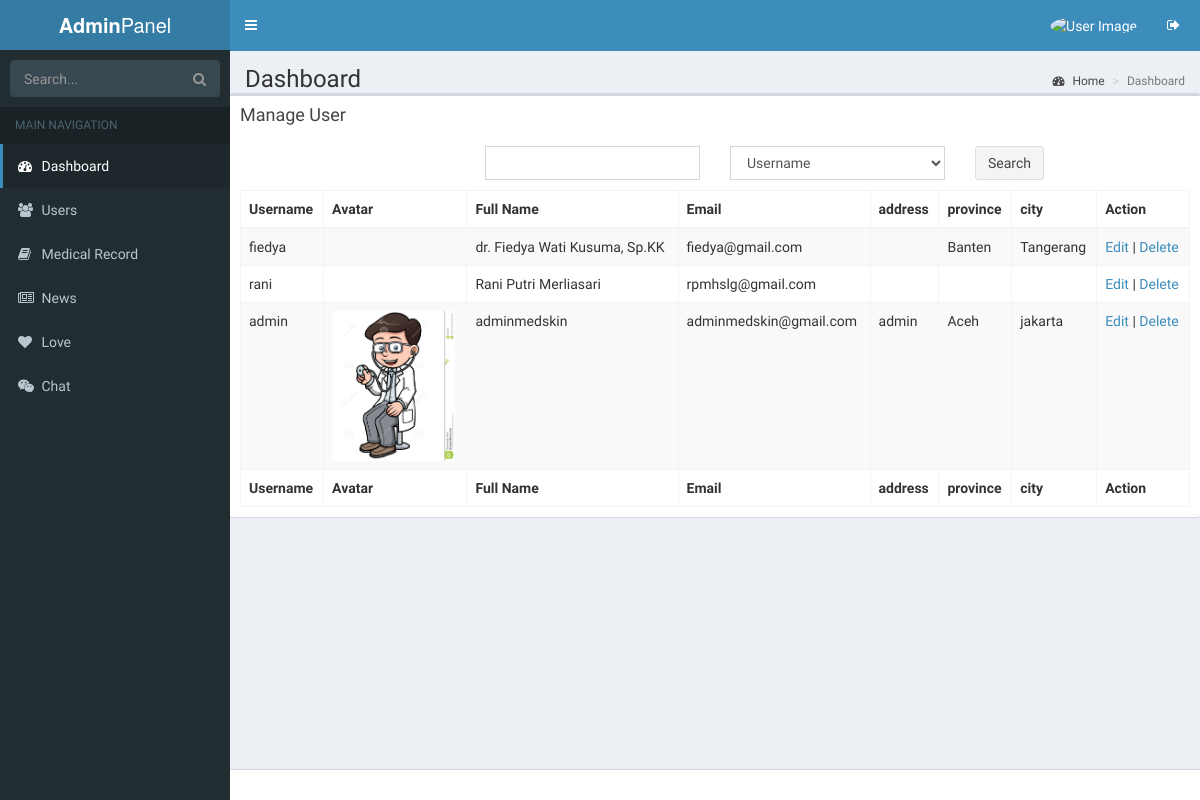
Page /index.php/adminpanel/user/manage_user on the committed database.
### tables this page shows
CREATE TABLE IF NOT EXISTS `ms_user` (
  `id_user` int(11) NOT NULL AUTO_INCREMENT,
  `username` varchar(30) NOT NULL,
  `password` char(32) NOT NULL,
  `email` varchar(100) NOT NULL,
  `phone_number` varchar(14) NOT NULL,
  `full_name` varchar(100) NOT NULL,
  `avatar` varchar(200) NOT NULL,
  `address` longtext NOT NULL,
  `city` varchar(100) NOT NULL,
  `province` varchar(100) NOT NULL,
  `gender` tinyint(1) NOT NULL COMMENT '0:Not Set, 1: Male, 2: Female',
  `experience` longtext NOT NULL,
  `birthday` date NOT NULL,
  `permission` tinyint(1) NOT NULL COMMENT '1: Admin, 2: Doctor, 3: Pasien',
  `status_user` tinyint(1) NOT NULL COMMENT '0: Nonactive, 1: Active, 2: Banned',
  `date_register` datetime NOT NULL,
  `date_login` datetime NOT NULL,
  `love` int(11) NOT NULL,
  `amount` int(11) NOT NULL,
  PRIMARY KEY (`id_user`)
);

### application/controllers/adminpanel/User.php (called while the page is built, shortened)
<?php
class User extends CI_Controller {
	public function __construct(){
		$this->load->model('muser','mus');
    $this->load->library('pagination');
	}
  function manage_user(){
    $data['title_web'] = 'View All User | Adminpanel medskin';
    $data['path_content'] = 'admin/user/manage_user';
		$this->form_validation->set_rules('search','Search','required');
		if(!$this->form_validation->run()){
    $perpage = 10;
    $this->load->library('pagination');
    $config['base_url'] = base_url($this->uri->segment(1).'/user/manage_user/');
    $config['total_rows'] = $this->mod->countData('user');
    $config['per_page'] = $perpage;
    $config['uri_segment'] = 4;
    $choice = $config['total_rows']/$config['per_page'] = $perpage;
    $config['num_links'] = round($choice);
    $config['use_page_numbers'] = TRUE;
    $this->pagination->initialize($config);
    $page = ($this->uri->segment(4))? $this->uri->segment(4) : 0;
    $data['results'] = $this->mus->fetchUser($config['per_page'],$page,$this->uri->segment(4));
    $data['links'] = $this->pagination->create_links();
    $data['total_rows'] = $this->mod->countData('user');
    $this->load->view('admin/index',$data);
		}
		else{
			$data['results'] = $this->mus->fetchUserSearch($_POST);
			$data['links'] = false;
			$this->load->view('admin/index',$data);
		}
  }
}
?>

### index.php (called while the page is built, shortened)
<?php
require_once BASEPATH.'core/CodeIgniter.php';

### application/models/Muser.php (called while the page is built, shortened)
<?php
class Muser extends CI_Model {
  function fetchUser($limit,$start,$pagenumber) {
    if($pagenumber!="")
      $this->db->limit($limit,($pagenumber*$limit)-$limit);
    else
      $this->db->limit($limit,$start);
    $this->db->order_by('date_register','DESC');
    $query = $this->db->get('user');
    if($query->num_rows()>0){
      return $query->result();
    }
    else return FALSE;
  }
}

### application/views/admin/user/manage_user.php (the view, shortened to what this page needs)
<div class="box">
  <div class="box-header">
    <h3 class="box-title">Manage User</h3>
  </div>
  <div class="box-body">
    <div class="row" style="margin-bottom:10px">
      <form method="POST" action="">
      <div class="col-md-3">
      </div>
      <div class="col-md-3">
        <input type="text" name="search" class="form-control">
      </div>
      <div class="col-md-3">
        <?php
          $options = array(
                'username'=>'Username',
                'full_name'=> 'Full Name',
                'email' => 'Email',
                'address' => 'Address',
                'phone_number'=> 'Phone Number',
                'city' => 'City',
                'province' => 'Province'
          );
          echo form_dropdown('by',$options,set_value('by'),"class='form-control'");
        ?>
      </div>
      <div class="col-md-3">
        <button type="submit"class="btn btn-default">Search</button>
      </div>
    </form>
    </div>
    <table id="example1" class="table table-bordered table-striped">
      <thead>
      <tr>
        <th>Username</th>
        <th>Avatar</th>
        <th>Full Name</th>
        <th>Email</th>
        <th>address</th>
        <th>province</th>
        <th>city</th>
        <th>Action</th>
      </tr>
      </thead>
      <tbody>
        <?php
      		if($results!=FALSE){
      			foreach ($results as $rows) {
      				?>
      				<tr>
                <td><?php echo $rows->username ?></td>
                <td><?php if($rows->avatar!= "") {
                  ?>
                  <img src="<?php echo base_url($rows->avatar)?>" height="150px;" >
                  <?php
                } ?></td>
                <td><?php echo $rows->full_name ?></td>
                <td><?php echo $rows->email ?></td>
                <td><?php echo $rows->address ?></td>
                  <td><?php echo $rows->province ?></td>
                  <td><?php echo $rows->city ?></td>
                <td>
                  <a href ="<?php echo base_url('adminpanel/user/edit_user/'.$rows->id_user)?>">Edit</a> |
                  <a href ="<?php echo base_url('adminpanel/user/delete_user/'.$rows->id_user)?>" onclick="return confirm('Are You Sure want to delete?')">Delete</a>
                </td>
              </tr>
      				<?php
      			}
      		}
      	?>
      </tbody>
      <tfoot>
      <tr>
        <th>Username</th>
        <th>Avatar</th>
        <th>Full Name</th>
        <th>Email</th>
        <th>address</th>
        <th>province</th>
        <th>city</th>
        <th>Action</th>
      </tr>
      </tfoot>
    </table>
  </div>
</div>

### application/views/admin/index.php (shortened to what this page needs)
<!DOCTYPE html>
<html>
<head>
  <?php $this->load->view('admin/common/header'); ?>
</head>
<body class="hold-transition skin-blue sidebar-mini">
<div class="wrapper">
  <header class="main-header">
    <?php $this->load->view('admin/common/topnav'); ?>
  </header>
  <aside class="main-sidebar">
      <?php $this->load->view('admin/common/sidebar'); ?>
  </aside>
  <div class="content-wrapper">
    <section class="content-header">
      <h1>
        Dashboard
      </h1>
      <ol class="breadcrumb">
        <li><a href="#"><i class="fa fa-dashboard"></i> Home</a></li>
        <li class="active">Dashboard</li>
      </ol>
    </section>
    <?php $this->load->view($path_content)?>
  </div>
  <?php $this->load->view('admin/common/script'); ?>
  <footer class="main-footer">
  </footer>
</div>
</body>
</html>

### application/views/admin/common/header.php (shortened to what this page needs)
<link rel="stylesheet" href="<?php echo base_url('assets/asset_lte/bootstrap/css/bootstrap.min.css') ?>">
<link rel="stylesheet" href="https://cdnjs.cloudflare.com/ajax/libs/font-awesome/4.5.0/css/font-awesome.min.css">
<link rel="stylesheet" href="https://cdnjs.cloudflare.com/ajax/libs/ionicons/2.0.1/css/ionicons.min.css">
<link rel="stylesheet" href="<?php echo base_url('assets/asset_lte/dist/css/AdminLTE.min.css')?>">
<link rel="stylesheet" href="<?php echo base_url('assets/asset_lte/dist/css/skins/_all-skins.min.css')?>">
<link rel="stylesheet" href="<?php echo base_url('assets/asset_lte/plugins/iCheck/flat/blue.css')?>">
<link rel="stylesheet" href="<?php echo base_url('assets/asset_lte/plugins/morris/morris.css')?>">
<link rel="stylesheet" href="<?php echo base_url('assets/asset_lte/plugins/jvectormap/jquery-jvectormap-1.2.2.css')?>">
<link rel="stylesheet" href="<?php echo base_url('assets/asset_lte/plugins/datepicker/datepicker3.css')?>">
<link rel="stylesheet" href="<?php echo base_url('assets/asset_lte/plugins/daterangepicker/daterangepicker-bs3.css')?>">
<link href="<?php echo base_url('assets/plugins/datatables/media/css/jquery.dataTables.css') ?>" rel="stylesheet" />

### application/views/admin/common/topnav.php (shortened to what this page needs)
<a href="<?php echo base_url('')?>" class="logo">
  <span class="logo-lg"><b>Admin</b>Panel</span>
</a>
<nav class="navbar navbar-static-top">
  <a href="#" class="sidebar-toggle" data-toggle="offcanvas" role="button">
  </a>
  <div class="navbar-custom-menu">
    <ul class="nav navbar-nav">
      <li class="dropdown user user-menu">
        <a href="#" class="dropdown-toggle" data-toggle="dropdown" title="Profile">
          <img src="<?php echo base_url('assets/images/dokter.jpg')?>" class="img-circle" alt="User Image" width="20px" height="20px">
        </a>
      </li>
      <li class="user user-menu">
        <a href="<?php echo base_url('adminpanel/dashboard/logout') ?>" title="Sign Out">
          <i class="fa fa-sign-out" aria-hidden="true"></i>
        </a>
      </li>
    </ul>
  </div>
</nav>

### application/views/admin/common/sidebar.php (shortened to what this page needs)
<section class="sidebar">
  <form action="#" method="get" class="sidebar-form">
    <div class="input-group">
      <input type="text" name="q" class="form-control" placeholder="Search...">
          <span class="input-group-btn">
            <button type="submit" name="search" id="search-btn" class="btn btn-flat"><i class="fa fa-search"></i>
            </button>
          </span>
    </div>
  </form>
  <ul class="sidebar-menu">
    <li class="header">MAIN NAVIGATION</li>
    <li class="active treeview">
      <a href="<?php echo base_url('adminpanel/dashboard')?>">
        <i class="fa fa-dashboard"></i> <span>Dashboard</span>
      </a>
    </li>
    <li class="treeview">
      <a href="#">
        <i class="fa fa-users" aria-hidden="true"></i>
        <span>Users</span>
      </a>
    </li>
    <li class="treeview">
      <a href="#">
        <i class="fa fa-book" aria-hidden="true"></i>
        <span>Medical Record</span>
      </a>
    </li>
    <li class="treeview">
      <a href="#">
        <i class="fa fa-newspaper-o" aria-hidden="true"></i>
        <span>News</span>
      </a>
    </li>
    <li class="treeview">
      <a href="#">
        <i class="fa fa-heart" aria-hidden="true"></i>
        <span>Love</span>
      </a>
    </li>
        <li class="treeview">
      <a href="#">
        <i class="fa fa-weixin" aria-hidden="true"></i>
        <span>Chat</span>
      </a>
    </li>
</section>

### application/views/admin/common/script.php (shortened to what this page needs)
<link rel="stylesheet" type="text/css" href="//cdn.datatables.net/1.10.4/css/jquery.dataTables.css">

### rows in the picture
ms_user: username "fiedya", full_name "dr. Fiedya Wati Kusuma, Sp.KK", email "fiedya@gmail.com", province "Banten", city "Tangerang"
ms_user: username "rani", full_name "Rani Putri Merliasari", email "rpmhslg@gmail.com"
ms_user: username "admin", avatar (picture), full_name "adminmedskin", email "adminmedskin@gmail.com", address "admin", province "Aceh", city "jakarta"
